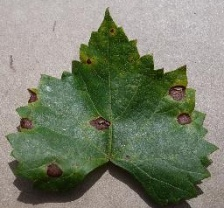
#> input picture plant-disease-app_deep_learn/backend/uploads/0905c6c5f295415286841b971c375402.jpg, 224 x 208 px
$ python -i leaf_filter.py   (imports and definitions only)
#> lines starting #> are read from the running program, lines starting #| are printed output that depends on the picture; after the words box and inside, x2 and y2 are one past the last pixel; in counts of white or black regions, pixels touching at a corner belong together
import cv2
import numpy as np

def _green_mask_hsv(img_bgr: np.ndarray) -> np.ndarray:
    """
    Creates a mask for green-ish regions in the image.
    Tuned to work across many lighting conditions.
    """
    hsv = cv2.cvtColor(img_bgr, cv2.COLOR_BGR2HSV)

    # Two ranges to catch different greens (you can tweak if needed)
    lower1 = np.array([25, 30, 30], dtype=np.uint8)
    upper1 = np.array([95, 255, 255], dtype=np.uint8)

    mask = cv2.inRange(hsv, lower1, upper1)

    # Clean noise
    kernel = cv2.getStructuringElement(cv2.MORPH_ELLIPSE, (7, 7))
    mask = cv2.morphologyEx(mask, cv2.MORPH_OPEN, kernel, iterations=1)
    mask = cv2.morphologyEx(mask, cv2.MORPH_CLOSE, kernel, iterations=2)
    return mask

def detect_and_crop_leaf(
    img_bgr: np.ndarray,
    min_green_ratio: float = 0.08,
    min_area_ratio: float = 0.03,
    pad: float = 0.08,
):
    """
    Returns (ok, cropped_img, info_dict)
    ok=False means "not a leaf image" (reject)
    """
    h, w = img_bgr.shape[:2]
    if h < 40 or w < 40:
        return False, None, {"reason": "Image too small."}

    mask = _green_mask_hsv(img_bgr)

    green_ratio = float(mask.mean() / 255.0)
    if green_ratio < min_green_ratio:
        return False, None, {
            "reason": "Not enough green pixels (likely not a leaf).",
            "green_ratio": green_ratio,
        }

    # Find largest green contour
    contours, _ = cv2.findContours(mask, cv2.RETR_EXTERNAL, cv2.CHAIN_APPROX_SIMPLE)
    if not contours:
        return False, None, {"reason": "No green region found."}

    cnt = max(contours, key=cv2.contourArea)
    area = float(cv2.contourArea(cnt))
    img_area = float(h * w)
    area_ratio = area / (img_area + 1e-9)

    if area_ratio < min_area_ratio:
        return False, None, {
            "reason": "Green region too small (likely background/no leaf).",
            "area_ratio": area_ratio,
        }

    # Shape sanity checks (optional but helps):
    # solidity = contour_area / hull_area; leaves are often fairly solid blobs
    hull = cv2.convexHull(cnt)
    hull_area = float(cv2.contourArea(hull)) + 1e-9
    solidity = area / hull_area

    if solidity < 0.35:
        return False, None, {
            "reason": "Green region shape doesn't look leaf-like (low solidity).",
            "solidity": solidity,
        }

    x, y, bw, bh = cv2.boundingRect(cnt)

    # Pad crop
    px = int(bw * pad)
    py = int(bh * pad)

    x0 = max(0, x - px)
    y0 = max(0, y - py)
    x1 = min(w, x + bw + px)
    y1 = min(h, y + bh + py)

    crop = img_bgr[y0:y1, x0:x1].copy()
    return True, crop, {
        "green_ratio": green_ratio,
        "area_ratio": area_ratio,
        "solidity": solidity,
        "bbox": [int(x0), int(y0), int(x1), int(y1)],
    }

>>> import cv2
>>> picture = cv2.imread('uploads/0905c6c5f295415286841b971c375402.jpg')
#> picture is the input picture: shape (208, 224, 3); mean B, G, R 107.7, 127.7, 121.2
>>> result = detect_and_crop_leaf(picture)
#> in _green_mask_hsv, `hsv = cv2.cvtColor(img_bgr, cv2.COLOR_BGR2HSV)`: hsv: shape (208, 224, 3); mean H, S, V 36.9, 68.9, 132.1
#> in _green_mask_hsv, `mask = cv2.inRange(hsv, lower1, upper1)`:
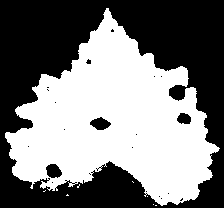
#> mask: shape (208, 224); 49% white; 8 white regions (7 under 20 px), largest, box (x1, y1, x2, y2) and area: (5, 8, 220, 206) 22811
#> in _green_mask_hsv, `mask = cv2.morphologyEx(mask, cv2.MORPH_OPEN, kernel, iterations=1)`:
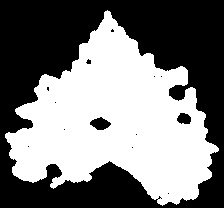
#> mask: shape (208, 224); 48.3% white; 1 white region, box (x1, y1, x2, y2) and area: (5, 10, 219, 206) 22494
#> in _green_mask_hsv, `mask = cv2.morphologyEx(mask, cv2.MORPH_CLOSE, kernel, iterations=2)`:
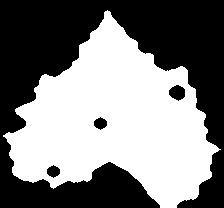
#> mask: shape (208, 224); 49.8% white; 1 white region
#> in detect_and_crop_leaf, `green_ratio = float(mask.mean() / 255.0)`: green_ratio = 0.498
#> in detect_and_crop_leaf, `contours, _ = cv2.findContours(mask, cv2.RETR_EXTERNAL, cv2.CHAIN_APPR..`: contours = 1 contour; box (x1, y1, x2, y2) and area: (3, 10, 221, 208) 23268
#> in detect_and_crop_leaf, `cnt = max(contours, key=cv2.contourArea)`: cnt = contour of 371 points, box (x1, y1, x2, y2) (3, 10, 221, 208), area 23268
#> in detect_and_crop_leaf, `area = float(cv2.contourArea(cnt))`: area = 23267.5
#> in detect_and_crop_leaf, `area_ratio = area / (img_area + 1e-9)`: area_ratio = 0.499
#> in detect_and_crop_leaf, `hull = cv2.convexHull(cnt)`: hull = contour of 24 points, box (x1, y1, x2, y2) (3, 10, 221, 208), area 28169
#> in detect_and_crop_leaf, `hull_area = float(cv2.contourArea(hull)) + 1e-9`: hull_area = 28169
#> in detect_and_crop_leaf, `solidity = area / hull_area`: solidity = 0.826
#> in detect_and_crop_leaf, `x, y, bw, bh = cv2.boundingRect(cnt)`: x = 3; y = 10; bw = 218; bh = 198
#> in detect_and_crop_leaf, `px = int(bw * pad)`: px = 17
#> in detect_and_crop_leaf, `py = int(bh * pad)`: py = 15
#> in detect_and_crop_leaf, `x0 = max(0, x - px)`: x0 = 0
#> in detect_and_crop_leaf, `x1 = min(w, x + bw + px)`: x1 = 224
#> in detect_and_crop_leaf, `y1 = min(h, y + bh + py)`: y1 = 208

$ run again, on plant-disease-app_deep_learn/backend/uploads/1142f1a6bb644ae8a410e778c35628a2.jpg
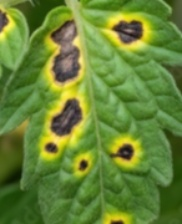
#> input picture plant-disease-app_deep_learn/backend/uploads/1142f1a6bb644ae8a410e778c35628a2.jpg, 182 x 224 px
#> picture is the input picture: shape (224, 182, 3); mean B, G, R 52.9, 133, 103
#> hsv: shape (224, 182, 3); mean H, S, V 42.8, 156.5, 135
#> in _green_mask_hsv, `mask = cv2.inRange(hsv, lower1, upper1)`:
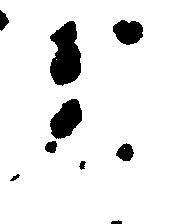
#> mask: shape (224, 182); 91.6% white; 9 black regions, largest, box (x1, y1, x2, y2) and area: (50, 21, 81, 86) 1463, (50, 99, 82, 139) 852, (113, 20, 143, 45) 566
#> in _green_mask_hsv, `mask = cv2.morphologyEx(mask, cv2.MORPH_CLOSE, kernel, iterations=2)`:
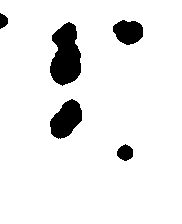
#> mask: shape (224, 182); 92.3% white; 5 black regions
#> green_ratio = 0.923
#> contours = 1 contour; box (x1, y1, x2, y2) and area: (0, 0, 182, 224) 40269
#> cnt = contour of 16 points, box (x1, y1, x2, y2) (0, 0, 182, 224), area 40269
#> area = 40269
#> area_ratio = 0.988
#> hull = [[181, 0], [181, 223], [0, 223], [0, 0]]
#> hull_area = 40363
#> solidity = 0.998
#> x = 0; bw = 182; bh = 224
#> px = 14
#> py = 17
#> x0 = 0
#> x1 = 182
#> y1 = 224

$ run again, on plant-disease-app_deep_learn/backend/uploads/19a00d021a194a0abe9a895df081c76b.jpg
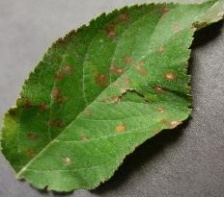
#> input picture plant-disease-app_deep_learn/backend/uploads/19a00d021a194a0abe9a895df081c76b.jpg, 224 x 197 px
#> picture is the input picture: shape (197, 224, 3); mean B, G, R 77.9, 123.1, 105.8
#> hsv: shape (197, 224, 3); mean H, S, V 36.1, 108.9, 124.7
#> in _green_mask_hsv, `mask = cv2.inRange(hsv, lower1, upper1)`:
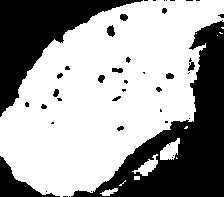
#> mask: shape (197, 224); 62.6% white; 42 black regions (25 under 20 px), largest, box (x1, y1, x2, y2) and area: (71, 20, 224, 197) 9365, (0, 0, 143, 117) 5707, (0, 156, 60, 197) 831
#> in _green_mask_hsv, `mask = cv2.morphologyEx(mask, cv2.MORPH_CLOSE, kernel, iterations=2)`:
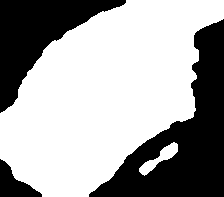
#> mask: shape (197, 224); 63.8% white; 3 black regions
#> green_ratio = 0.638
#> contours = 2 contours; box (x1, y1, x2, y2) and area: (0, 0, 224, 197) 27396, (139, 142, 178, 176) 378
#> cnt = contour of 248 points, box (x1, y1, x2, y2) (0, 0, 224, 197), area 27396
#> area = 27396
#> area_ratio = 0.621
#> hull = contour of 19 points, box (x1, y1, x2, y2) (0, 0, 224, 197), area 29718
#> hull_area = 29718.5
#> solidity = 0.922
#> x = 0; bw = 224; bh = 197
#> px = 17
#> py = 15
#> x0 = 0
#> x1 = 224
#> y1 = 197
